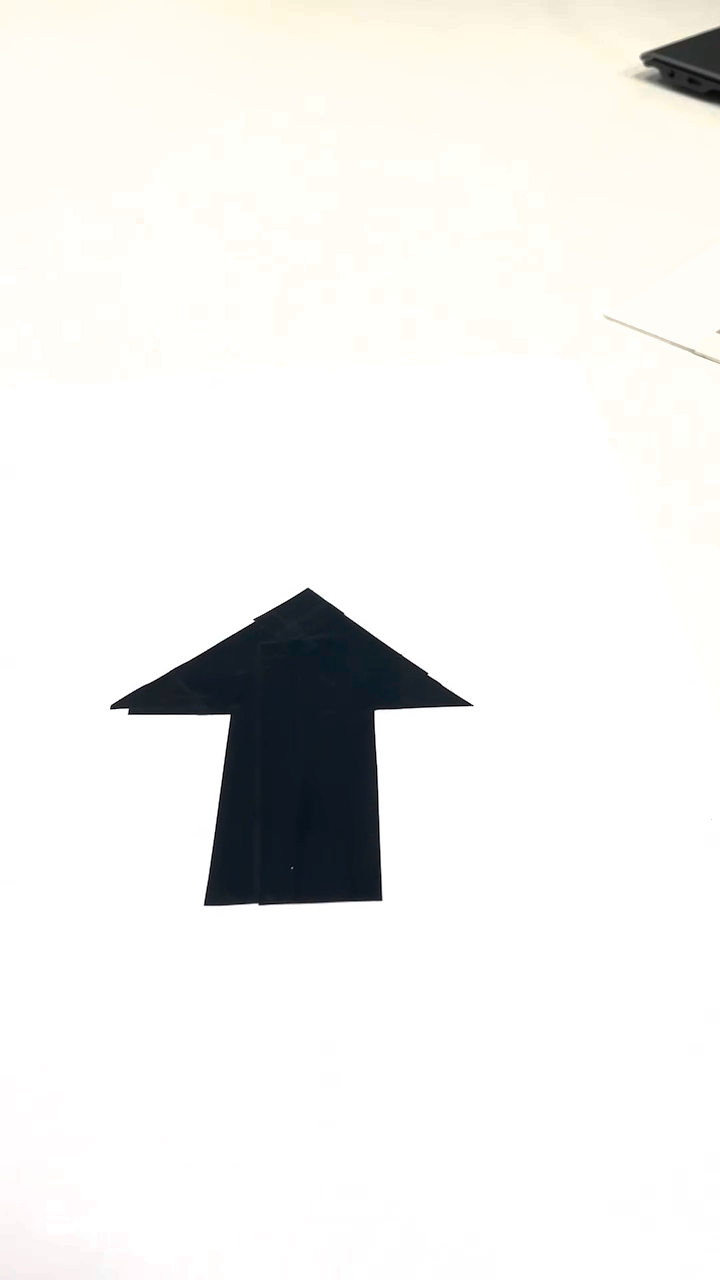
#> input picture frame 44 of practice_arrow/arrow.mp4, 720 x 1280 px, given in place of ball.mp4, which was not available
$ jupyter execute study_230226.ipynb
#> lines starting #> are read from the running program, lines starting #| are printed output that depends on the picture; after the words box and inside, x2 and y2 are one past the last pixel; in counts of white or black regions, pixels touching at a corner belong together
[cell 1]
import cv2

[cell 2]
cap = cv2.VideoCapture('sample/ball.mp4')

while True:
    retval, frame = cap.read()
#> frame is the input picture: shape (1280, 720, 3); mean B, G, R 237.7, 239.7, 240.1
    if not retval:
        break
    cv2.imshow('frame', frame)

    gray = cv2.cvtColor(frame, cv2.COLOR_BGR2GRAY)
    edges = cv2.Canny(gray, 100, 200)
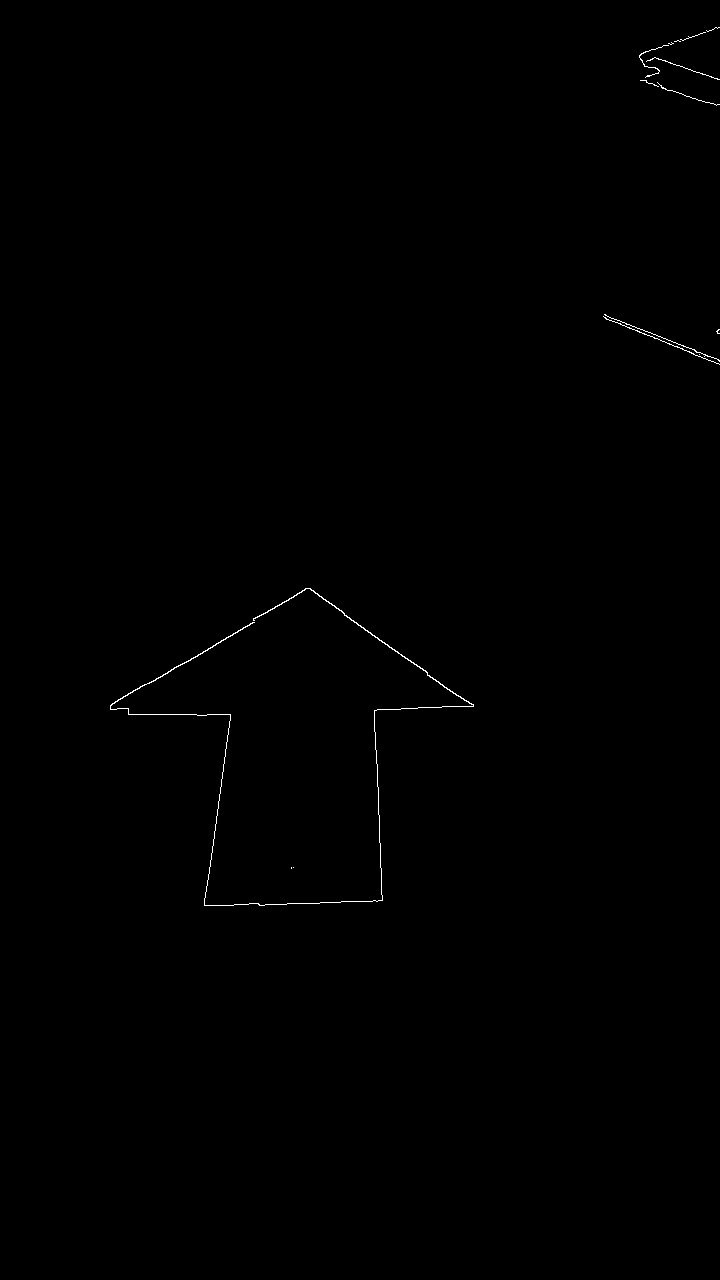
#> edges: shape (1280, 720); 0.21% white in thin lines or dots, all inside (x1, y1, x2, y2) = (110, 27, 720, 906)
    cv2.imshow('edges', edges)
    key = cv2.waitKey(25)
#> (key Esc is pressed here)
    if key == 27:
        break

cv2.destroyAllWindows()


$ run again, starting later in the video
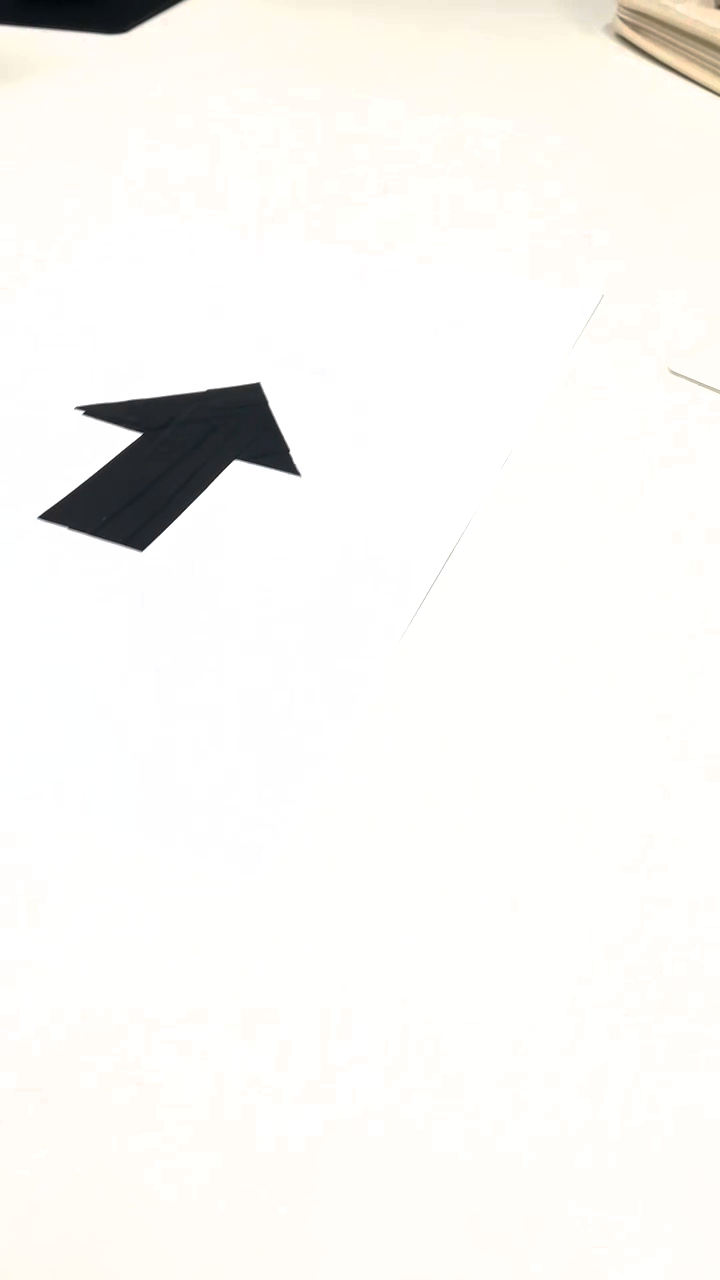
#> input picture frame 198 of practice_arrow/arrow.mp4, 720 x 1280 px, given in place of ball.mp4, which was not available
#> frame is the input picture: shape (1280, 720, 3); mean B, G, R 244.1, 246.9, 248
#> `edges = cv2.Canny(gray, 100, 200)`:
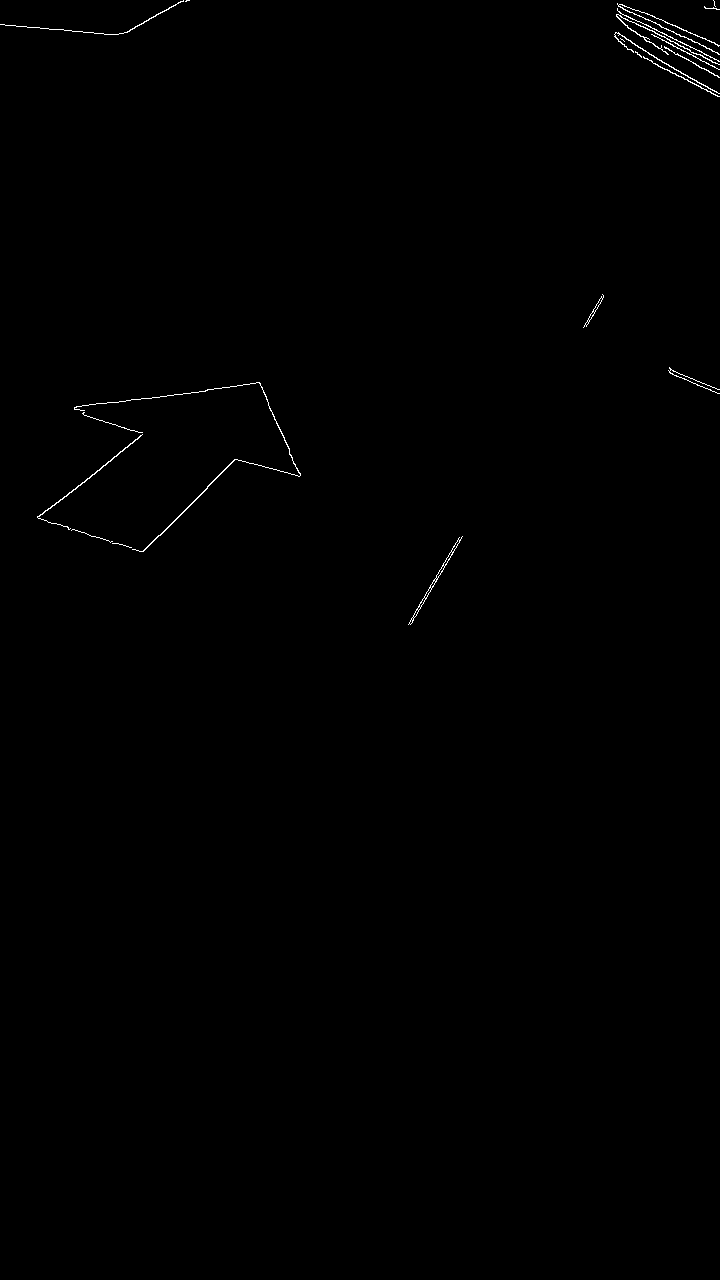
#> edges: shape (1280, 720); 0.29% white in thin lines or dots, all inside (x1, y1, x2, y2) = (0, 0, 720, 625)

$ run again, starting later in the video
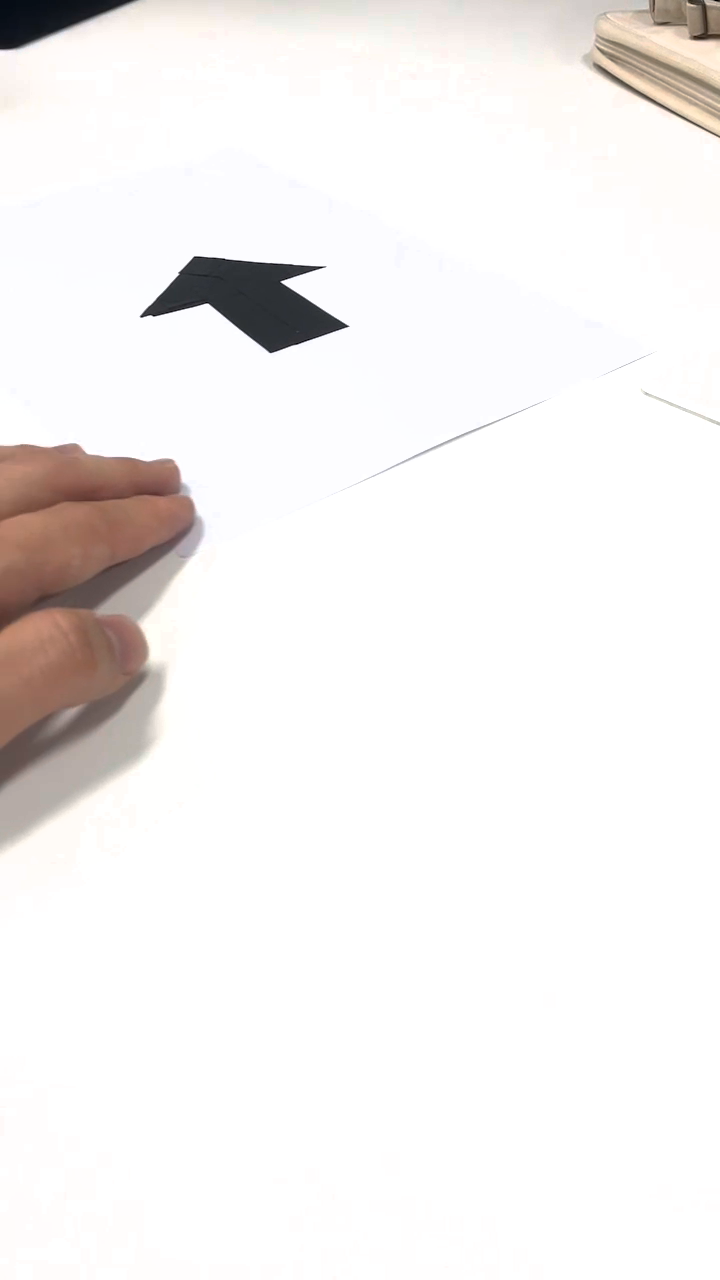
#> input picture frame 352 of practice_arrow/arrow.mp4, 720 x 1280 px, given in place of ball.mp4, which was not available
#> frame is the input picture: shape (1280, 720, 3); mean B, G, R 240, 240.9, 243.6
#> `gray = cv2.cvtColor(frame, cv2.COLOR_BGR2GRAY)`:
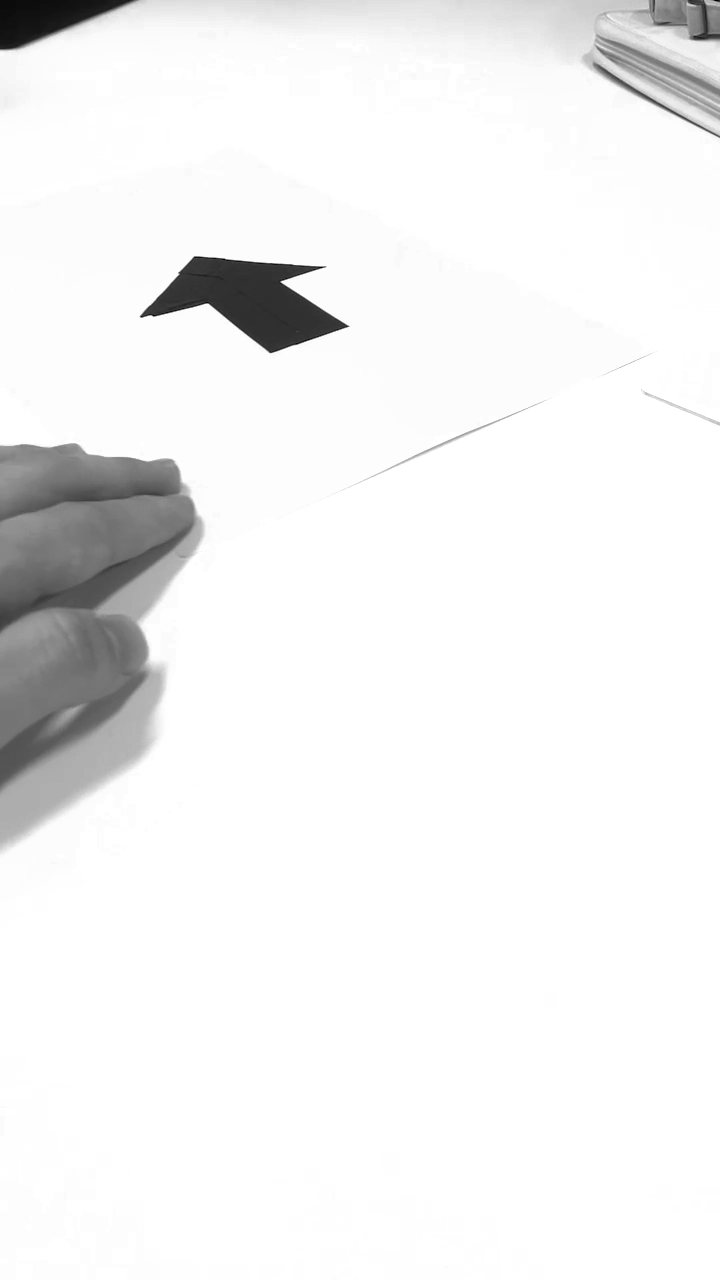
#> gray: shape (1280, 720); min 0, max 255, mean 241.6
#> `edges = cv2.Canny(gray, 100, 200)`:
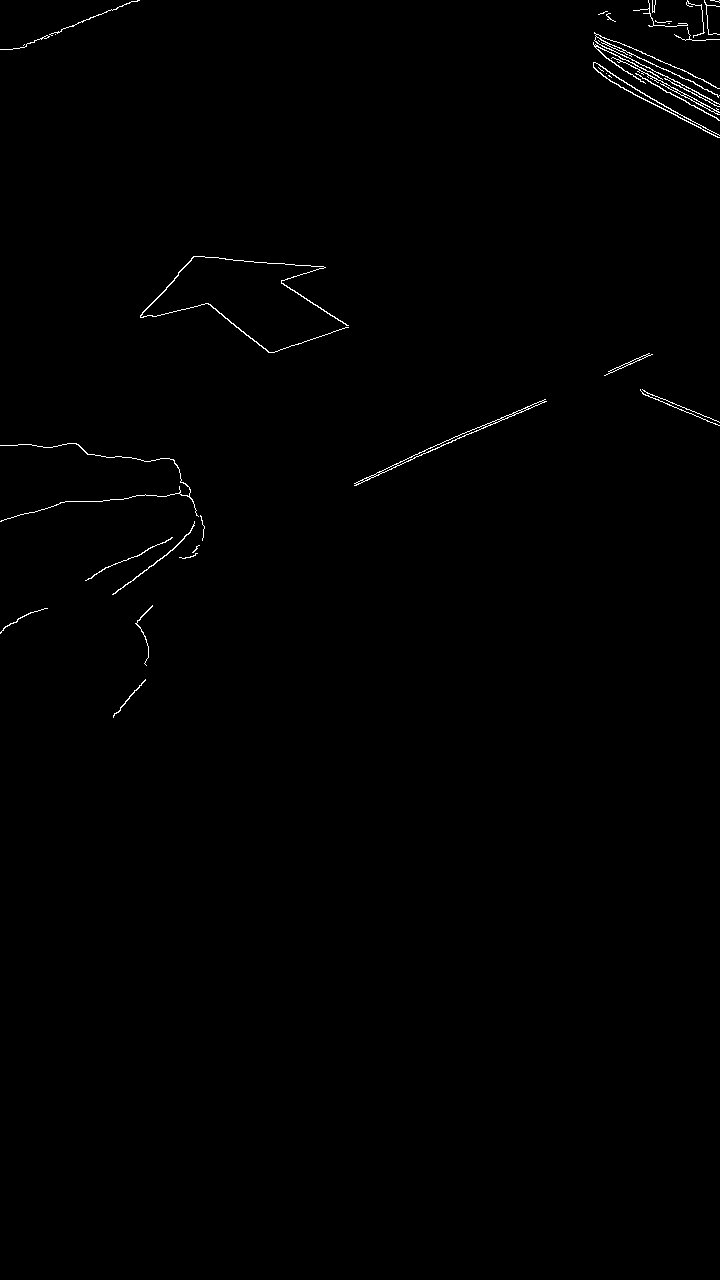
#> edges: shape (1280, 720); 0.49% white in thin lines or dots, all inside (x1, y1, x2, y2) = (0, 0, 720, 718)
